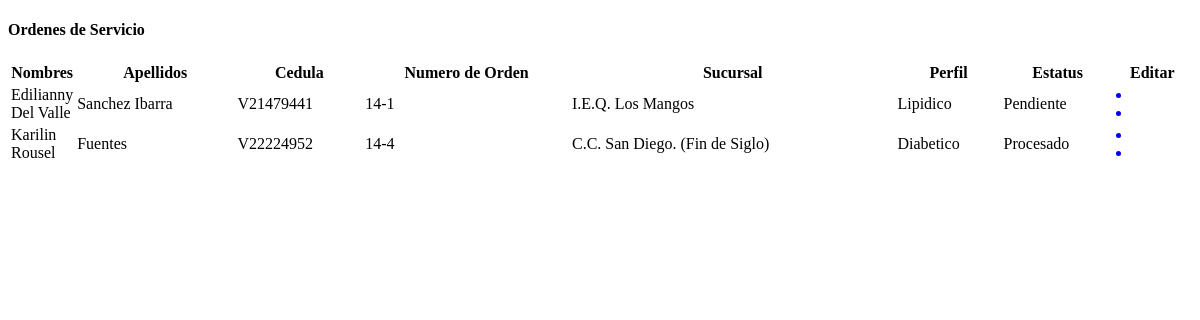
The page /web/verordenservicio.php on the database as committed earlier.
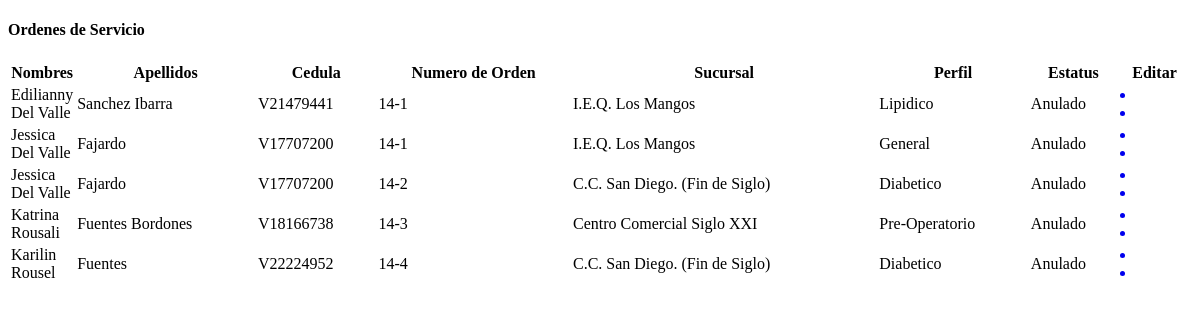
The same page on the database as committed later.
### tables this page shows
CREATE TABLE IF NOT EXISTS `ordenservicio` (
  `idordenservicio` int(11) NOT NULL AUTO_INCREMENT,
  `numero_orden` varchar(60) NOT NULL,
  `hora_estimada` time NOT NULL,
  `estatus` varchar(30) NOT NULL,
  `cedula_paciente` varchar(30) NOT NULL,
  `idempresa` int(11) NOT NULL,
  `idsucursal` int(11) NOT NULL,
  `idperfil` int(11) NOT NULL,
  PRIMARY KEY (`idordenservicio`),
  KEY `idempresa` (`idempresa`,`idsucursal`,`idperfil`,`cedula_paciente`),
  KEY `cedula_paciente` (`cedula_paciente`),
  KEY `idempresa_2` (`idempresa`),
  KEY `idsucursal` (`idsucursal`),
  KEY `idperfil` (`idperfil`)
);

CREATE TABLE IF NOT EXISTS `paciente` (
  `idpaciente` int(11) NOT NULL AUTO_INCREMENT,
  `cedula` varchar(30) NOT NULL,
  `nombres` varchar(80) NOT NULL,
  `apellidos` varchar(80) NOT NULL,
  `fecha_nac` date NOT NULL,
  `genero` char(1) NOT NULL,
  `telefono` varchar(200) NOT NULL,
  PRIMARY KEY (`idpaciente`),
  KEY `cedula` (`cedula`)
);

CREATE TABLE IF NOT EXISTS `laboratorios` (
  `idsucursal` int(11) NOT NULL AUTO_INCREMENT,
  `nombre_laboratorio` varchar(80) NOT NULL,
  `rif` varchar(60) NOT NULL,
  `direccion` varchar(400) NOT NULL,
  `telefono` varchar(200) NOT NULL,
  PRIMARY KEY (`idsucursal`)
);

CREATE TABLE IF NOT EXISTS `perfiles` (
  `idperfil` int(11) NOT NULL AUTO_INCREMENT,
  `nombre_perfil` varchar(100) NOT NULL,
  PRIMARY KEY (`idperfil`)
);

### web/verordenservicio.php (the view, shortened to what this page needs)
<?php
	include("conexbd.php");
?>
<!doctype html>
<html>
<head>
</head>
<body>
<h4 class="widgettitle">Ordenes de Servicio</h4>
                <table id="dyntable" class="table table-bordered responsive">
                    <colgroup>
                        <col class="con0" style="align: center; width: 4%" />
                        <col class="con1" />
                        <col class="con0" />
                        <col class="con1" />
                        <col class="con0" />
                        <col class="con1" />
                    </colgroup>
                    <thead>
                        <tr>
                           	<th class="head1">Nombres</th>
                            <th class="head0">Apellidos</th>
                            <th class="head1">Cedula</th>
                            <th class="head1">Numero de Orden</th>
                            <th class="head0">Sucursal</th>
                            <th class="head1">Perfil</th>
                            <th class="head1">Estatus</th>
                            <th>Editar</th>
                        </tr>
                    </thead>
                    <tbody>
               <?php
						$wsql="SELECT * FROM ordenservicio o,paciente p WHERE o.cedula_paciente=p.cedula";
						$result = mysql_query($wsql,$link);
						while($row = mysql_fetch_array($result))
						{
							$cedulap=$row['cedula_paciente'];
							$idorden=$row['idordenservicio'];
							$wsql1 = "SELECT * FROM paciente WHERE cedula='$cedulap'";
							$result1 = mysql_query($wsql1,$link);
							$row1 = mysql_fetch_array($result1);
							$id_sucursal = $row['idsucursal'];
							$id_perfil = $row['idperfil'];
							$estatus = $row['estatus'];
							$wsql2 = "SELECT * FROM perfiles WHERE idperfil='$id_perfil'";
							$result2= mysql_query($wsql2,$link);
							$row2 = mysql_fetch_array($result2);
							$wsql3 = "SELECT * FROM laboratorios WHERE idsucursal='$id_sucursal'";
							$result3 = mysql_query($wsql3,$link);
							$row3= mysql_fetch_array($result3);
							if($estatus!='Anulada')
							{
					?>
                        <tr class="gradeX">
                            <td><?php echo $row1['nombres']; ?></td>
                            <td><?php echo $row1['apellidos']; ?></td>
                            <td><?php echo $row1['cedula']; ?></td>
                            <td><?php echo $row['numero_orden']; ?></td>
                            <td><?php echo $row3['nombre_laboratorio']; ?></td>
                            <td><?php echo $row2['nombre_perfil']; ?></td>
                            <td><?php echo $estatus; ?></td>
                            <td><a href="#" <?php if($estatus=='Pendiente'){?> onClick="MM_openBrWindow('modificarorden.php?sucursal=<?php echo $row['idsucursal'] ?>&perfil=<?php echo $row['idperfil'] ?>&idordenservicio=<?php echo $idorden ?>','modificarorden','width=600,height=396')"<?php }else{?> onClick="alert('No se puede modificar una orden cuyo estatus no sea pendiente')"<?php } ?> > <li class="icon-edit"></li></a>
                            <a href="#" <?php if($estatus=='Pendiente'){?> onClick="anular(<?php echo $row['idordenservicio']; ?>);"<?php }else{?> onClick="alert('No se puede anular una orden cuyo estatus no sea pendiente')"<?php } ?>> <li class="icon-remove"></li></a>
                            </td>
                        </tr>
                    <?php
							}
						 }
					?>
                     </tbody>
                </table>
</body>
</html>

Rows that differ between the two databases and show on the page:
changed ordenservicio "Edilianny Del Valle": estatus "Pendiente" → "Anulado"
now on this page (row edited): ordenservicio: paciente.nombres "Jessica Del Valle", paciente.apellidos "Fajardo", paciente.cedula "V17707200", numero_orden "14-1", idsucursal.nombre_laboratorio "I.E.Q. Los Mangos", idperfil.nombre_perfil "General", estatus "Anulado"
now on this page (row edited): ordenservicio: paciente.nombres "Jessica Del Valle", paciente.apellidos "Fajardo", paciente.cedula "V17707200", numero_orden "14-2", idsucursal.nombre_laboratorio "C.C. San Diego. (Fin de Siglo)", idperfil.nombre_perfil "Diabetico", estatus "Anulado"
now on this page (row edited): ordenservicio: paciente.nombres "Katrina Rousali", paciente.apellidos "Fuentes Bordones", paciente.cedula "V18166738", numero_orden "14-3", idsucursal.nombre_laboratorio "Centro Comercial Siglo XXI", idperfil.nombre_perfil "Pre-Operatorio", estatus "Anulado"
changed ordenservicio "Karilin Rousel": estatus "Procesado" → "Anulado"
